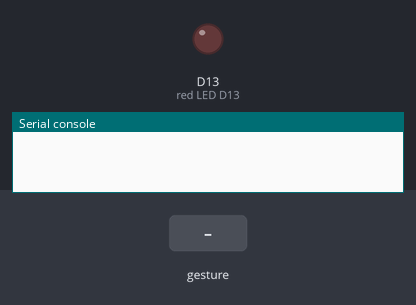
Bench run of a program on a simulated Circuit Playground running CircuitPython. On the bench: output pins drawn as LEDs (lit = HIGH), the last lines printed to the serial console. The inputs (shaded band) are chosen by the test bench.

Above: at 1.2 s.
1.3 s: gesture 'shake'
At 1.42 s:
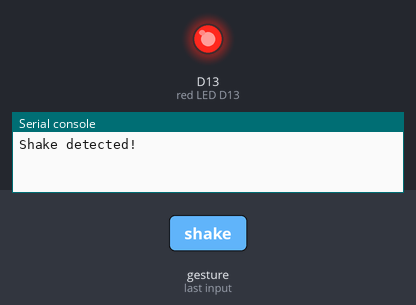
Timing chart, 0 to 4.3 s (numbered marks = the images above; inputs shaded):
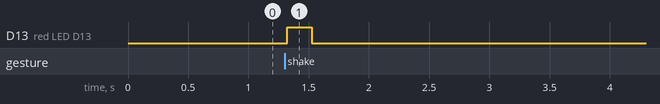

Measured:
- after the input at 1.3 s, D13 (red LED D13): LOW → HIGH at once, → LOW 0.20 s later

The program:

cp_shake.py
```python
"""This example turns on the little red LED and prints to the serial console when a shake is
detected."""
import time
from adafruit_circuitplayground import cp

while True:
    # Lower shake_threshold means shake detection will trigger more easily!
    if cp.shake(shake_threshold=20):
        print("Shake detected!")
        cp.red_led = True
        time.sleep(0.1)
    else:
        cp.red_led = False
```
